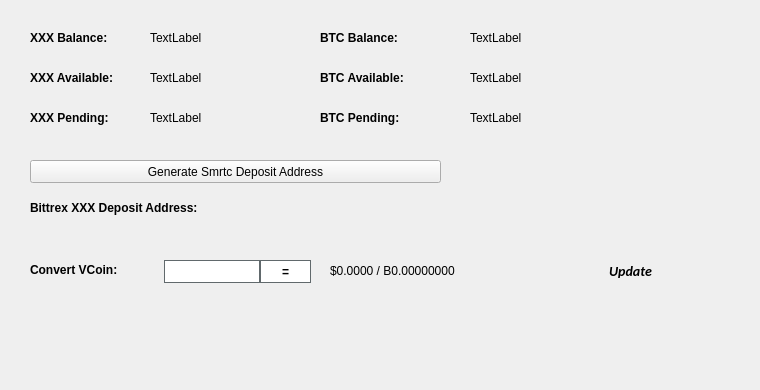
   <widget class="QWidget" name="BalanceTab">
    <attribute name="title">
     <string>Balance</string>
    </attribute>
    <widget class="QLabel" name="BitcoinBalanceLabel">
     <property name="geometry">
      <rect>
       <x>470</x>
       <y>30</y>
       <width>150</width>
       <height>16</height>
      </rect>
     </property>
     <property name="text">
      <string>TextLabel</string>
     </property>
    </widget>
    <widget class="QLabel" name="XXXBalanceLabel">
     <property name="geometry">
      <rect>
       <x>150</x>
       <y>30</y>
       <width>150</width>
       <height>16</height>
      </rect>
     </property>
     <property name="text">
      <string>TextLabel</string>
     </property>
    </widget>
    <widget class="QLabel" name="label_11">
     <property name="geometry">
      <rect>
       <x>30</x>
       <y>30</y>
       <width>101</width>
       <height>16</height>
      </rect>
     </property>
     <property name="font">
      <font>
       <weight>75</weight>
       <bold>true</bold>
      </font>
     </property>
     <property name="text">
      <string>XXX Balance:</string>
     </property>
    </widget>
    <widget class="QLabel" name="label_12">
     <property name="geometry">
      <rect>
       <x>320</x>
       <y>30</y>
       <width>101</width>
       <height>16</height>
      </rect>
     </property>
     <property name="font">
      <font>
       <weight>75</weight>
       <bold>true</bold>
      </font>
     </property>
     <property name="text">
      <string>BTC Balance:</string>
     </property>
    </widget>
    <widget class="QLabel" name="XXXAvailableLabel_2">
     <property name="geometry">
      <rect>
       <x>150</x>
       <y>70</y>
       <width>150</width>
       <height>16</height>
      </rect>
     </property>
     <property name="text">
      <string>TextLabel</string>
     </property>
    </widget>
    <widget class="QLabel" name="label_13">
     <property name="geometry">
      <rect>
       <x>30</x>
       <y>70</y>
       <width>111</width>
       <height>16</height>
      </rect>
     </property>
     <property name="font">
      <font>
       <weight>75</weight>
       <bold>true</bold>
      </font>
     </property>
     <property name="text">
      <string>XXX Available:</string>
     </property>
    </widget>
    <widget class="QLabel" name="label_14">
     <property name="geometry">
      <rect>
       <x>30</x>
       <y>110</y>
       <width>101</width>
       <height>16</height>
      </rect>
     </property>
     <property name="font">
      <font>
       <weight>75</weight>
       <bold>true</bold>
      </font>
     </property>
     <property name="text">
      <string>XXX Pending:</string>
     </property>
    </widget>
    <widget class="QLabel" name="XXXPendingLabel">
     <property name="geometry">
      <rect>
       <x>150</x>
       <y>110</y>
       <width>150</width>
       <height>16</height>
      </rect>
     </property>
     <property name="text">
      <string>TextLabel</string>
     </property>
    </widget>
    <widget class="QLabel" name="label_15">
     <property name="geometry">
      <rect>
       <x>320</x>
       <y>70</y>
       <width>111</width>
       <height>16</height>
      </rect>
     </property>
     <property name="font">
      <font>
       <weight>75</weight>
       <bold>true</bold>
      </font>
     </property>
     <property name="text">
      <string>BTC Available:</string>
     </property>
    </widget>
    <widget class="QLabel" name="BitcoinAvailableLabel">
     <property name="geometry">
      <rect>
       <x>470</x>
       <y>70</y>
       <width>150</width>
       <height>16</height>
      </rect>
     </property>
     <property name="text">
      <string>TextLabel</string>
     </property>
    </widget>
    <widget class="QLabel" name="label_31">
     <property name="geometry">
      <rect>
       <x>320</x>
       <y>110</y>
       <width>111</width>
       <height>16</height>
      </rect>
     </property>
     <property name="font">
      <font>
       <weight>75</weight>
       <bold>true</bold>
      </font>
     </property>
     <property name="text">
      <string>BTC Pending:</string>
     </property>
    </widget>
    <widget class="QLabel" name="BitcoinPendingLabel">
     <property name="geometry">
      <rect>
       <x>470</x>
       <y>110</y>
       <width>150</width>
       <height>16</height>
      </rect>
     </property>
     <property name="text">
      <string>TextLabel</string>
     </property>
    </widget>
    <widget class="QLabel" name="label_33">
     <property name="geometry">
      <rect>
       <x>30</x>
       <y>200</y>
       <width>221</width>
       <height>16</height>
      </rect>
     </property>
     <property name="font">
      <font>
       <weight>75</weight>
       <bold>true</bold>
      </font>
     </property>
     <property name="text">
      <string>Bittrex XXX Deposit Address:</string>
     </property>
    </widget>
    <widget class="QPushButton" name="GenDepositBTN">
     <property name="geometry">
      <rect>
       <x>30</x>
       <y>160</y>
       <width>411</width>
       <height>23</height>
      </rect>
     </property>
     <property name="text">
      <string>Generate Smrtc Deposit Address</string>
     </property>
     <property name="icon">
      <iconset resource="../smrtc.qrc">
       <normaloff>:/icons/bitcoin</normaloff>:/icons/bitcoin</iconset>
     </property>
    </widget>
    <widget class="QLabel" name="DepositAddressLabel">
     <property name="geometry">
      <rect>
       <x>200</x>
       <y>200</y>
       <width>261</width>
       <height>16</height>
      </rect>
     </property>
     <property name="palette">
      <palette>
       <active>
        <colorrole role="WindowText">
         <brush brushstyle="SolidPattern">
          <color alpha="255">
           <red>0</red>
           <green>0</green>
           <blue>0</blue>
          </color>
         </brush>
        </colorrole>
        <colorrole role="Text">
         <brush brushstyle="SolidPattern">
          <color alpha="255">
           <red>0</red>
           <green>0</green>
           <blue>255</blue>
          </color>
         </brush>
        </colorrole>
       </active>
       <inactive>
        <colorrole role="WindowText">
         <brush brushstyle="SolidPattern">
          <color alpha="255">
           <red>0</red>
           <green>0</green>
           <blue>0</blue>
          </color>
         </brush>
        </colorrole>
        <colorrole role="Text">
         <brush brushstyle="SolidPattern">
          <color alpha="255">
           <red>0</red>
           <green>0</green>
           <blue>255</blue>
          </color>
         </brush>
        </colorrole>
       </inactive>
       <disabled>
        <colorrole role="WindowText">
         <brush brushstyle="SolidPattern">
          <color alpha="255">
           <red>120</red>
           <green>120</green>
           <blue>120</blue>
          </color>
         </brush>
        </colorrole>
        <colorrole role="Text">
         <brush brushstyle="SolidPattern">
          <color alpha="255">
           <red>120</red>
           <green>120</green>
           <blue>120</blue>
          </color>
         </brush>
        </colorrole>
       </disabled>
      </palette>
     </property>
     <property name="font">
      <font>
       <weight>75</weight>
       <bold>true</bold>
      </font>
     </property>
     <property name="text">
      <string/>
     </property>
     <property name="alignment">
      <set>Qt::AlignRight|Qt::AlignTrailing|Qt::AlignVCenter</set>
     </property>
     <property name="textInteractionFlags">
      <set>Qt::LinksAccessibleByMouse|Qt::TextSelectableByKeyboard|Qt::TextSelectableByMouse</set>
     </property>
    </widget>
    <widget class="QLabel" name="label_8">
     <property name="geometry">
      <rect>
       <x>460</x>
       <y>300</y>
       <width>281</width>
       <height>81</height>
      </rect>
     </property>
     <property name="text">
      <string/>
     </property>
     <property name="pixmap">
      <pixmap>:/images/bittrex</pixmap>
     </property>
    </widget>
    <widget class="QWidget" name="widgetConversion" native="true">
     <property name="geometry">
      <rect>
       <x>0</x>
       <y>250</y>
       <width>751</width>
       <height>43</height>
      </rect>
     </property>
     <property name="minimumSize">
      <size>
       <width>0</width>
       <height>43</height>
      </size>
     </property>
     <property name="styleSheet">
      <string notr="true"/>
     </property>
     <widget class="QPushButton" name="btnUpdateMarketData">
      <property name="geometry">
       <rect>
        <x>575</x>
        <y>0</y>
        <width>111</width>
        <height>41</height>
       </rect>
      </property>
      <property name="sizePolicy">
       <sizepolicy hsizetype="Expanding" vsizetype="Expanding">
        <horstretch>0</horstretch>
        <verstretch>0</verstretch>
       </sizepolicy>
      </property>
      <property name="font">
       <font>
        <family>calibri</family>
        <pointsize>-1</pointsize>
        <weight>75</weight>
        <italic>true</italic>
        <bold>true</bold>
       </font>
      </property>
      <property name="styleSheet">
       <string notr="true">margin:0px;text-align:center;padding:2px;border-radius:3px;font-style:italic;width:100px;font-size:14px;font-family:calibri;font-weight:600;</string>
      </property>
      <property name="text">
       <string>Update</string>
      </property>
      <property name="iconSize">
       <size>
        <width>150</width>
        <height>35</height>
       </size>
      </property>
      <property name="autoDefault">
       <bool>true</bool>
      </property>
      <property name="default">
       <bool>true</bool>
      </property>
     </widget>
     <widget class="QLabel" name="lblConvertVCoin">
      <property name="geometry">
       <rect>
        <x>30</x>
        <y>10</y>
        <width>131</width>
        <height>20</height>
       </rect>
      </property>
      <property name="styleSheet">
       <string notr="true"/>
      </property>
      <property name="text">
       <string>&lt;html&gt;&lt;head/&gt;&lt;body&gt;&lt;p&gt;&lt;span style=&quot; font-weight:600;&quot;&gt;Convert VCoin:&lt;/span&gt;&lt;/p&gt;&lt;/body&gt;&lt;/html&gt;</string>
      </property>
     </widget>
     <widget class="QLineEdit" name="txtConvertVCoinQty">
      <property name="geometry">
       <rect>
        <x>160</x>
        <y>10</y>
        <width>100</width>
        <height>23</height>
       </rect>
      </property>
      <property name="minimumSize">
       <size>
        <width>100</width>
        <height>23</height>
       </size>
      </property>
      <property name="maximumSize">
       <size>
        <width>100</width>
        <height>16777215</height>
       </size>
      </property>
      <property name="styleSheet">
       <string notr="true">border: 1px solid #61696c;margin-left:4px;</string>
      </property>
     </widget>
     <widget class="QPushButton" name="btnConvertSmrtc">
      <property name="geometry">
       <rect>
        <x>260</x>
        <y>10</y>
        <width>51</width>
        <height>23</height>
       </rect>
      </property>
      <property name="minimumSize">
       <size>
        <width>0</width>
        <height>23</height>
       </size>
      </property>
      <property name="styleSheet">
       <string notr="true">border:1px solid #61696c;background:white;font-weight:600;</string>
      </property>
      <property name="text">
       <string>=</string>
      </property>
     </widget>
     <widget class="QLabel" name="lblConvertVCoinResults">
      <property name="geometry">
       <rect>
        <x>330</x>
        <y>0</y>
        <width>201</width>
        <height>41</height>
       </rect>
      </property>
      <property name="styleSheet">
       <string notr="true"/>
      </property>
      <property name="text">
       <string>$0.0000 / B0.00000000</string>
      </property>
     </widget>
     <widget class="QLabel" name="iconOverviewUpdateWait">
      <property name="geometry">
       <rect>
        <x>670</x>
        <y>10</y>
        <width>24</width>
        <height>24</height>
       </rect>
      </property>
      <property name="text">
       <string/>
      </property>
      <property name="pixmap">
       <pixmap resource="../smrtc.qrc">:/icons/transaction_1</pixmap>
      </property>
      <property name="scaledContents">
       <bool>true</bool>
      </property>
      <property name="alignment">
       <set>Qt::AlignCenter</set>
      </property>
     </widget>
    </widget>
   </widget>
